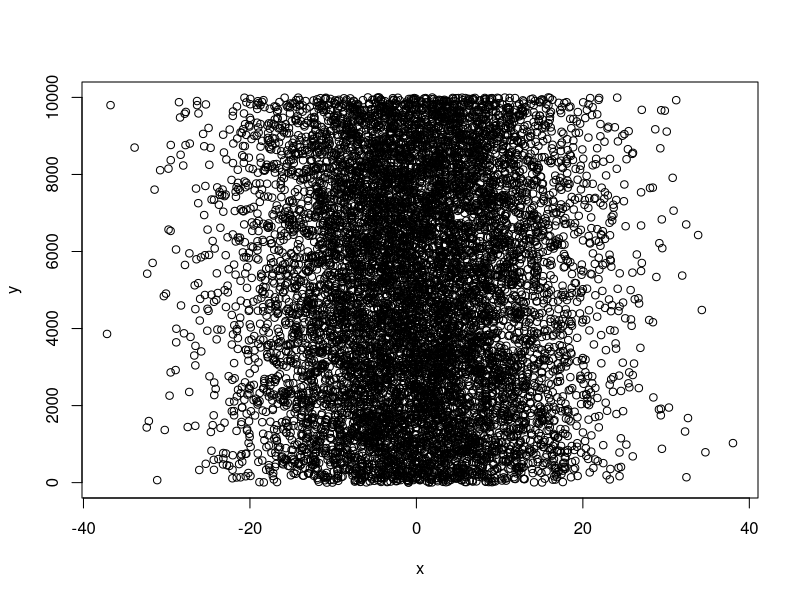
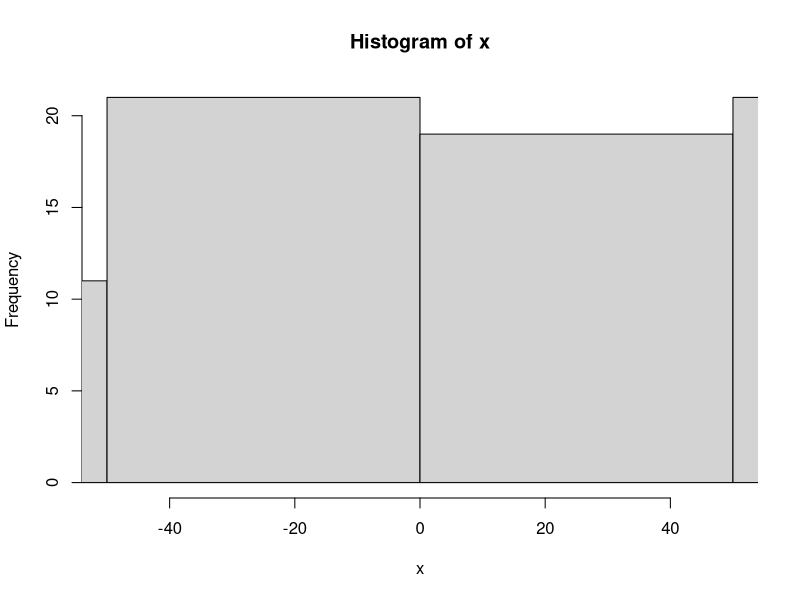
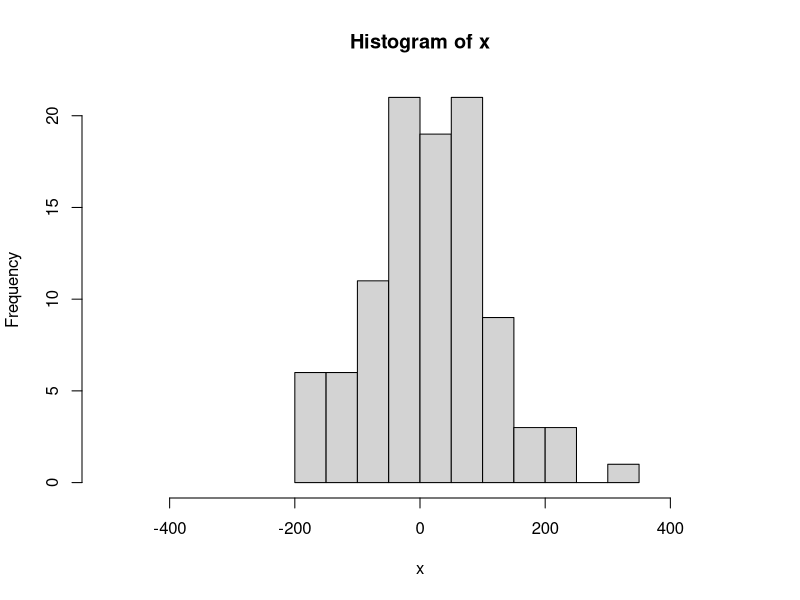

Source code (R) for these figures, in order:
## ---- chunk 1
4*4
## ---- chunk 2
(4+3*2^2)
## ---- chunk 3

x <- 2
x*3
y <- x * 3
y-2

## ---- chunk 4
y <- 67
print(y)

x <- 124
z <- (x*y)^2
print(z)
## ---- chunk 5
x <- "I Love"
print (x)
y <- "Biostatistics"
print (y)
z <- c(x,y)
print (z)
## ---- chunk 6
class(NA)
## ---- chunk 7
num <- c(0,1,2,NA,4)
mean(num)
mean(num, na.rm = TRUE)
is.na(num)
## ---- chunk 8
x <- c(2,3,4,2,1,2,4,5,10,8,9)
print(x)
x_plus <- x+1
print(x_plus)
## ---- chunk 9
seq_1 <- seq(0.0, 10.0, by = 0.1)
print(seq_1)
seq_2 <- seq(10.0, 0.0, by = -0.1)
print(seq_2)
## ---- chunk 10
seq_square <- (seq_2)*(seq_2)
print(seq_square)
## ---- chunk 11
seq_square_new <- (seq_2)^2
print(seq_square_new)
## ---- chunk 12
x <- rnorm (10000, 0, 10)
y <- sample (1:10000, 10000, replace = T)
xy <- cbind(x,y)
plot(x,y) 
## ---- chunk 13
x <-rnorm(100, 0, 100)
print (x)
hist(x, xlim = c(-50,50))
hist(x, xlim = c(-500,500))
